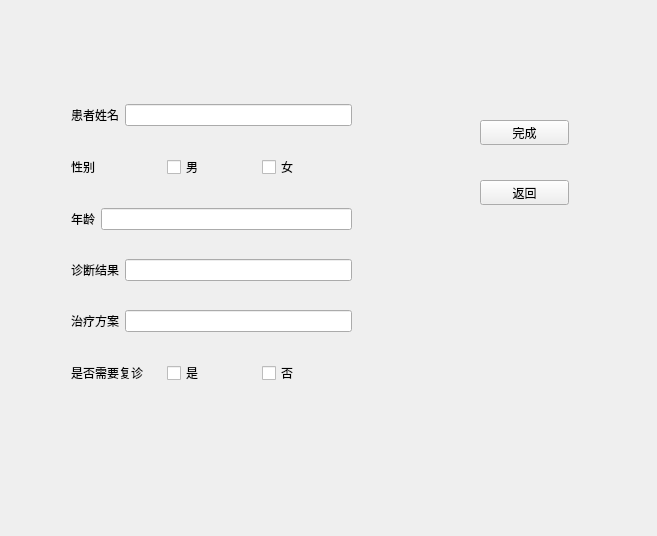
<?xml version="1.0" encoding="UTF-8"?>
<ui version="4.0">
 <class>Editbingli</class>
 <widget class="QWidget" name="Editbingli">
  <property name="geometry">
   <rect>
    <x>0</x>
    <y>0</y>
    <width>657</width>
    <height>536</height>
   </rect>
  </property>
  <property name="windowTitle">
   <string>Form</string>
  </property>
  <widget class="QPushButton" name="pushButton">
   <property name="geometry">
    <rect>
     <x>480</x>
     <y>120</y>
     <width>89</width>
     <height>25</height>
    </rect>
   </property>
   <property name="text">
    <string>完成</string>
   </property>
  </widget>
  <widget class="QPushButton" name="pushButton_2">
   <property name="geometry">
    <rect>
     <x>480</x>
     <y>180</y>
     <width>89</width>
     <height>25</height>
    </rect>
   </property>
   <property name="text">
    <string>返回</string>
   </property>
  </widget>
  <widget class="QWidget" name="layoutWidget">
   <property name="geometry">
    <rect>
     <x>71</x>
     <y>81</y>
     <width>281</width>
     <height>331</height>
    </rect>
   </property>
   <layout class="QVBoxLayout" name="verticalLayout">
    <item>
     <layout class="QHBoxLayout" name="horizontalLayout">
      <item>
       <widget class="QLabel" name="label">
        <property name="text">
         <string>患者姓名</string>
        </property>
       </widget>
      </item>
      <item>
       <widget class="QLineEdit" name="lineEdit"/>
      </item>
     </layout>
    </item>
    <item>
     <layout class="QHBoxLayout" name="horizontalLayout_2">
      <item>
       <widget class="QLabel" name="label_2">
        <property name="text">
         <string>性别</string>
        </property>
       </widget>
      </item>
      <item>
       <widget class="QCheckBox" name="checkBox">
        <property name="text">
         <string>男</string>
        </property>
       </widget>
      </item>
      <item>
       <widget class="QCheckBox" name="checkBox_2">
        <property name="text">
         <string>女</string>
        </property>
       </widget>
      </item>
     </layout>
    </item>
    <item>
     <layout class="QHBoxLayout" name="horizontalLayout_3">
      <item>
       <widget class="QLabel" name="label_3">
        <property name="text">
         <string>年龄</string>
        </property>
       </widget>
      </item>
      <item>
       <widget class="QLineEdit" name="lineEdit_2"/>
      </item>
     </layout>
    </item>
    <item>
     <layout class="QHBoxLayout" name="horizontalLayout_4">
      <item>
       <widget class="QLabel" name="label_4">
        <property name="text">
         <string>诊断结果</string>
        </property>
       </widget>
      </item>
      <item>
       <widget class="QLineEdit" name="lineEdit_3"/>
      </item>
     </layout>
    </item>
    <item>
     <layout class="QHBoxLayout" name="horizontalLayout_5">
      <item>
       <widget class="QLabel" name="label_5">
        <property name="text">
         <string>治疗方案</string>
        </property>
       </widget>
      </item>
      <item>
       <widget class="QLineEdit" name="lineEdit_4"/>
      </item>
     </layout>
    </item>
    <item>
     <layout class="QHBoxLayout" name="horizontalLayout_6">
      <item>
       <widget class="QLabel" name="label_6">
        <property name="text">
         <string>是否需要复诊</string>
        </property>
       </widget>
      </item>
      <item>
       <widget class="QCheckBox" name="checkBox_3">
        <property name="text">
         <string>是</string>
        </property>
       </widget>
      </item>
      <item>
       <widget class="QCheckBox" name="checkBox_4">
        <property name="text">
         <string>否</string>
        </property>
       </widget>
      </item>
     </layout>
    </item>
   </layout>
  </widget>
 </widget>
 <resources/>
 <connections/>
</ui>
